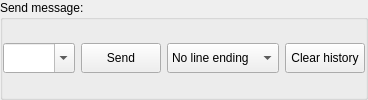
     <widget class="QGroupBox" name="groupBoxSend">
      <property name="minimumSize">
       <size>
        <width>0</width>
        <height>0</height>
       </size>
      </property>
      <property name="maximumSize">
       <size>
        <width>16777215</width>
        <height>16777215</height>
       </size>
      </property>
      <property name="title">
       <string>Send message:</string>
      </property>
      <property name="flat">
       <bool>true</bool>
      </property>
      <layout class="QGridLayout" name="gridLayout_3">
       <property name="leftMargin">
        <number>0</number>
       </property>
       <property name="topMargin">
        <number>0</number>
       </property>
       <property name="rightMargin">
        <number>0</number>
       </property>
       <property name="bottomMargin">
        <number>0</number>
       </property>
       <item row="1" column="3">
        <widget class="QPushButton" name="pushButtonSend">
         <property name="sizePolicy">
          <sizepolicy hsizetype="Minimum" vsizetype="Fixed">
           <horstretch>0</horstretch>
           <verstretch>0</verstretch>
          </sizepolicy>
         </property>
         <property name="minimumSize">
          <size>
           <width>0</width>
           <height>30</height>
          </size>
         </property>
         <property name="toolTip">
          <string>&lt;html&gt;&lt;head/&gt;&lt;body&gt;&lt;p&gt;Wysyła wiadomość&lt;/p&gt;&lt;/body&gt;&lt;/html&gt;</string>
         </property>
         <property name="text">
          <string>Send</string>
         </property>
        </widget>
       </item>
       <item row="1" column="5">
        <widget class="QPushButton" name="pushButtonClearHistory">
         <property name="minimumSize">
          <size>
           <width>0</width>
           <height>30</height>
          </size>
         </property>
         <property name="maximumSize">
          <size>
           <width>16777215</width>
           <height>16777215</height>
          </size>
         </property>
         <property name="whatsThis">
          <string>&lt;html&gt;&lt;head/&gt;&lt;body&gt;&lt;p&gt;Clears command history list.&lt;/p&gt;&lt;/body&gt;&lt;/html&gt;</string>
         </property>
         <property name="text">
          <string>Clear history</string>
         </property>
        </widget>
       </item>
       <item row="1" column="1">
        <widget class="QComboBox" name="comboBoxSend">
         <property name="sizePolicy">
          <sizepolicy hsizetype="Expanding" vsizetype="Fixed">
           <horstretch>0</horstretch>
           <verstretch>0</verstretch>
          </sizepolicy>
         </property>
         <property name="minimumSize">
          <size>
           <width>0</width>
           <height>30</height>
          </size>
         </property>
         <property name="font">
          <font>
           <pointsize>9</pointsize>
          </font>
         </property>
         <property name="whatsThis">
          <string>&lt;html&gt;&lt;head/&gt;&lt;body&gt;&lt;p&gt;This is the send message field. Type here the message you want to send.&lt;/p&gt;&lt;/body&gt;&lt;/html&gt;</string>
         </property>
         <property name="editable">
          <bool>true</bool>
         </property>
        </widget>
       </item>
       <item row="1" column="4">
        <widget class="QComboBox" name="comboBoxLineEnding">
         <property name="minimumSize">
          <size>
           <width>0</width>
           <height>30</height>
          </size>
         </property>
         <item>
          <property name="text">
           <string>No line ending</string>
          </property>
         </item>
         <item>
          <property name="text">
           <string>New line</string>
          </property>
         </item>
         <item>
          <property name="text">
           <string>Carriage return</string>
          </property>
         </item>
         <item>
          <property name="text">
           <string>Both CR &amp; NL</string>
          </property>
         </item>
        </widget>
       </item>
      </layout>
     </widget>
